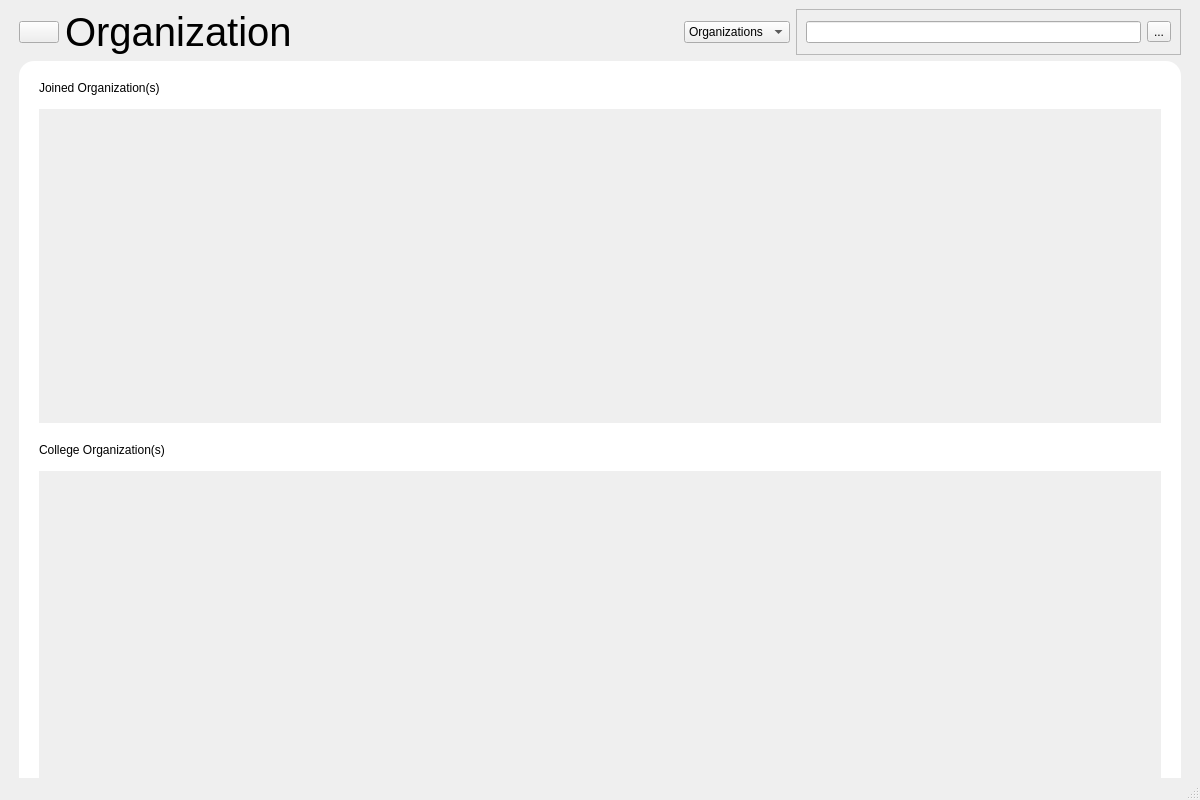
<?xml version="1.0" encoding="UTF-8"?>
<ui version="4.0">
 <class>MainWindow</class>
 <widget class="QMainWindow" name="MainWindow">
  <property name="geometry">
   <rect>
    <x>0</x>
    <y>0</y>
    <width>1200</width>
    <height>800</height>
   </rect>
  </property>
  <property name="minimumSize">
   <size>
    <width>600</width>
    <height>500</height>
   </size>
  </property>
  <property name="windowTitle">
   <string>MainWindow</string>
  </property>
  <widget class="QWidget" name="centralwidget">
   <property name="styleSheet">
    <string/>
   </property>
   <layout class="QVBoxLayout" name="verticalLayout">
    <property name="spacing">
     <number>0</number>
    </property>
    <property name="leftMargin">
     <number>10</number>
    </property>
    <property name="topMargin">
     <number>0</number>
    </property>
    <property name="rightMargin">
     <number>10</number>
    </property>
    <property name="bottomMargin">
     <number>0</number>
    </property>
    <item>
     <widget class="QStackedWidget" name="stacked_widget">
      <property name="sizePolicy">
       <sizepolicy hsizetype="Expanding" vsizetype="Expanding">
        <horstretch>0</horstretch>
        <verstretch>0</verstretch>
       </sizepolicy>
      </property>
      <property name="currentIndex">
       <number>0</number>
      </property>
      <widget class="QWidget" name="landing_page">
       <layout class="QVBoxLayout" name="verticalLayout_2">
        <item>
         <layout class="QHBoxLayout" name="horizontalLayout_2">
          <item>
           <widget class="QPushButton" name="burger_btn">
            <property name="cursor">
             <cursorShape>PointingHandCursor</cursorShape>
            </property>
            <property name="text">
             <string/>
            </property>
            <property name="icon">
             <iconset resource="../assets/org_assets.qrc">
              <normaloff>:/icons/organization/icons/burger_ic.png</normaloff>:/icons/organization/icons/burger_ic.png</iconset>
            </property>
            <property name="iconSize">
             <size>
              <width>40</width>
              <height>40</height>
             </size>
            </property>
           </widget>
          </item>
          <item>
           <widget class="QLabel" name="header_label">
            <property name="font">
             <font>
              <pointsize>30</pointsize>
              <kerning>true</kerning>
             </font>
            </property>
            <property name="text">
             <string>Organization</string>
            </property>
           </widget>
          </item>
          <item>
           <spacer name="spacerItem">
            <property name="orientation">
             <enum>Qt::Horizontal</enum>
            </property>
            <property name="sizeType">
             <enum>QSizePolicy::Expanding</enum>
            </property>
            <property name="sizeHint" stdset="0">
             <size>
              <width>332</width>
              <height>20</height>
             </size>
            </property>
           </spacer>
          </item>
          <item>
           <widget class="QComboBox" name="comboBox">
            <item>
             <property name="text">
              <string>Organizations</string>
             </property>
            </item>
            <item>
             <property name="text">
              <string>Branches</string>
             </property>
            </item>
           </widget>
          </item>
          <item>
           <widget class="QFrame" name="frame">
            <property name="frameShape">
             <enum>QFrame::StyledPanel</enum>
            </property>
            <property name="frameShadow">
             <enum>QFrame::Raised</enum>
            </property>
            <layout class="QHBoxLayout" name="horizontalLayout">
             <item>
              <widget class="QLineEdit" name="search_line"/>
             </item>
             <item>
              <widget class="QToolButton" name="search_btn">
               <property name="text">
                <string>...</string>
               </property>
               <property name="icon">
                <iconset resource="../assets/org_assets.qrc">
                 <normaloff>:/icons/organization/icons/search_ic.png</normaloff>:/icons/organization/icons/search_ic.png</iconset>
               </property>
               <property name="iconSize">
                <size>
                 <width>30</width>
                 <height>30</height>
                </size>
               </property>
              </widget>
             </item>
            </layout>
           </widget>
          </item>
         </layout>
        </item>
        <item>
         <widget class="QFrame" name="joined_container">
          <property name="enabled">
           <bool>true</bool>
          </property>
          <property name="sizePolicy">
           <sizepolicy hsizetype="Expanding" vsizetype="Expanding">
            <horstretch>0</horstretch>
            <verstretch>0</verstretch>
           </sizepolicy>
          </property>
          <property name="minimumSize">
           <size>
            <width>0</width>
            <height>400</height>
           </size>
          </property>
          <property name="maximumSize">
           <size>
            <width>16777215</width>
            <height>16777215</height>
           </size>
          </property>
          <property name="styleSheet">
           <string>QFrame {
    background-color: white;
    border-radius: 15px;
}</string>
          </property>
          <property name="frameShape">
           <enum>QFrame::StyledPanel</enum>
          </property>
          <property name="frameShadow">
           <enum>QFrame::Raised</enum>
          </property>
          <layout class="QVBoxLayout" name="verticalLayout_3">
           <property name="sizeConstraint">
            <enum>QLayout::SetNoConstraint</enum>
           </property>
           <property name="leftMargin">
            <number>20</number>
           </property>
           <property name="topMargin">
            <number>20</number>
           </property>
           <property name="rightMargin">
            <number>20</number>
           </property>
           <property name="bottomMargin">
            <number>20</number>
           </property>
           <item>
            <layout class="QVBoxLayout" name="verticalLayout_7">
             <property name="leftMargin">
              <number>0</number>
             </property>
             <property name="topMargin">
              <number>0</number>
             </property>
             <property name="rightMargin">
              <number>0</number>
             </property>
             <property name="bottomMargin">
              <number>0</number>
             </property>
             <item alignment="Qt::AlignTop">
              <widget class="QLabel" name="joined_label">
               <property name="text">
                <string>Joined Organization(s)</string>
               </property>
              </widget>
             </item>
             <item alignment="Qt::AlignTop">
              <widget class="QFrame" name="hr_line">
               <property name="maximumSize">
                <size>
                 <width>16777215</width>
                 <height>2</height>
                </size>
               </property>
               <property name="styleSheet">
                <string>QFrame {
    background-color: black;
};</string>
               </property>
               <property name="frameShape">
                <enum>QFrame::HLine</enum>
               </property>
               <property name="frameShadow">
                <enum>QFrame::Sunken</enum>
               </property>
              </widget>
             </item>
            </layout>
           </item>
           <item>
            <widget class="QScrollArea" name="joined_org_scrollable">
             <property name="styleSheet">
              <string>QScrollArea {
    background-color: white;
}</string>
             </property>
             <property name="widgetResizable">
              <bool>true</bool>
             </property>
             <widget class="QWidget" name="joined_org_scroll">
              <property name="geometry">
               <rect>
                <x>0</x>
                <y>0</y>
                <width>1118</width>
                <height>326</height>
               </rect>
              </property>
              <property name="sizePolicy">
               <sizepolicy hsizetype="Expanding" vsizetype="Expanding">
                <horstretch>0</horstretch>
                <verstretch>0</verstretch>
               </sizepolicy>
              </property>
              <layout class="QVBoxLayout" name="verticalLayout_4">
               <item>
                <layout class="QGridLayout" name="joined_org_grid">
                 <property name="sizeConstraint">
                  <enum>QLayout::SetMaximumSize</enum>
                 </property>
                 <property name="horizontalSpacing">
                  <number>20</number>
                 </property>
                 <property name="verticalSpacing">
                  <number>40</number>
                 </property>
                </layout>
               </item>
              </layout>
             </widget>
            </widget>
           </item>
          </layout>
         </widget>
        </item>
        <item>
         <spacer name="spacerItem1">
          <property name="orientation">
           <enum>Qt::Vertical</enum>
          </property>
          <property name="sizeType">
           <enum>QSizePolicy::Fixed</enum>
          </property>
          <property name="sizeHint" stdset="0">
           <size>
            <width>20</width>
            <height>10</height>
           </size>
          </property>
         </spacer>
        </item>
        <item alignment="Qt::AlignTop">
         <widget class="QFrame" name="other_container">
          <property name="sizePolicy">
           <sizepolicy hsizetype="Expanding" vsizetype="Expanding">
            <horstretch>0</horstretch>
            <verstretch>0</verstretch>
           </sizepolicy>
          </property>
          <property name="minimumSize">
           <size>
            <width>0</width>
            <height>500</height>
           </size>
          </property>
          <property name="maximumSize">
           <size>
            <width>16777215</width>
            <height>16777215</height>
           </size>
          </property>
          <property name="styleSheet">
           <string>QFrame {
    background-color: white;
    border-radius: 15px;
}</string>
          </property>
          <property name="frameShape">
           <enum>QFrame::StyledPanel</enum>
          </property>
          <property name="frameShadow">
           <enum>QFrame::Raised</enum>
          </property>
          <layout class="QVBoxLayout" name="verticalLayout_6">
           <property name="leftMargin">
            <number>20</number>
           </property>
           <property name="topMargin">
            <number>20</number>
           </property>
           <property name="rightMargin">
            <number>20</number>
           </property>
           <property name="bottomMargin">
            <number>20</number>
           </property>
           <item>
            <layout class="QVBoxLayout" name="verticalLayout_5">
             <property name="leftMargin">
              <number>0</number>
             </property>
             <property name="topMargin">
              <number>0</number>
             </property>
             <property name="rightMargin">
              <number>0</number>
             </property>
             <property name="bottomMargin">
              <number>0</number>
             </property>
             <item alignment="Qt::AlignTop">
              <widget class="QLabel" name="college_label">
               <property name="text">
                <string>College Organization(s)</string>
               </property>
              </widget>
             </item>
             <item alignment="Qt::AlignTop">
              <widget class="QFrame" name="hr_line_2">
               <property name="maximumSize">
                <size>
                 <width>16777215</width>
                 <height>2</height>
                </size>
               </property>
               <property name="styleSheet">
                <string>QFrame {
    background-color: black;
};</string>
               </property>
               <property name="frameShape">
                <enum>QFrame::HLine</enum>
               </property>
               <property name="frameShadow">
                <enum>QFrame::Sunken</enum>
               </property>
              </widget>
             </item>
            </layout>
           </item>
           <item>
            <widget class="QScrollArea" name="college_org_scrollable">
             <property name="styleSheet">
              <string>QScrollArea {
    background-color: white;
}</string>
             </property>
             <property name="widgetResizable">
              <bool>true</bool>
             </property>
             <widget class="QWidget" name="college_org_scroll">
              <property name="geometry">
               <rect>
                <x>0</x>
                <y>0</y>
                <width>1118</width>
                <height>426</height>
               </rect>
              </property>
              <property name="sizePolicy">
               <sizepolicy hsizetype="Expanding" vsizetype="Expanding">
                <horstretch>0</horstretch>
                <verstretch>0</verstretch>
               </sizepolicy>
              </property>
              <layout class="QVBoxLayout" name="verticalLayout_8">
               <item>
                <layout class="QGridLayout" name="college_org_grid">
                 <property name="sizeConstraint">
                  <enum>QLayout::SetMaximumSize</enum>
                 </property>
                 <property name="horizontalSpacing">
                  <number>20</number>
                 </property>
                 <property name="verticalSpacing">
                  <number>40</number>
                 </property>
                </layout>
               </item>
              </layout>
             </widget>
            </widget>
           </item>
          </layout>
         </widget>
        </item>
       </layout>
      </widget>
      <widget class="QWidget" name="org_details">
       <layout class="QVBoxLayout" name="verticalLayout_15">
        <item>
         <layout class="QHBoxLayout" name="header_org_details">
          <item>
           <widget class="QPushButton" name="burger_btn__details">
            <property name="cursor">
             <cursorShape>PointingHandCursor</cursorShape>
            </property>
            <property name="text">
             <string/>
            </property>
            <property name="icon">
             <iconset resource="../assets/org_assets.qrc">
              <normaloff>:/icons/organization/icons/burger_ic.png</normaloff>:/icons/organization/icons/burger_ic.png</iconset>
            </property>
            <property name="iconSize">
             <size>
              <width>40</width>
              <height>40</height>
             </size>
            </property>
           </widget>
          </item>
          <item>
           <widget class="QLabel" name="header_label_2">
            <property name="font">
             <font>
              <pointsize>30</pointsize>
              <kerning>true</kerning>
             </font>
            </property>
            <property name="text">
             <string>Organization</string>
            </property>
           </widget>
          </item>
          <item>
           <spacer name="spacerItem3">
            <property name="orientation">
             <enum>Qt::Horizontal</enum>
            </property>
            <property name="sizeHint" stdset="0">
             <size>
              <width>332</width>
              <height>20</height>
             </size>
            </property>
           </spacer>
          </item>
          <item>
           <widget class="QPushButton" name="back_btn">
            <property name="text">
             <string/>
            </property>
            <property name="icon">
             <iconset resource="../assets/org_assets.qrc">
              <normaloff>:/icons/organization/icons/Back IC.png</normaloff>:/icons/organization/icons/Back IC.png</iconset>
            </property>
            <property name="iconSize">
             <size>
              <width>30</width>
              <height>30</height>
             </size>
            </property>
           </widget>
          </item>
         </layout>
        </item>
        <item>
         <layout class="QHBoxLayout" name="horizontalLayout_6">
          <item>
           <widget class="QFrame" name="org_details_container">
            <property name="minimumSize">
             <size>
              <width>250</width>
              <height>0</height>
             </size>
            </property>
            <property name="maximumSize">
             <size>
              <width>500</width>
              <height>16777215</height>
             </size>
            </property>
            <property name="frameShape">
             <enum>QFrame::StyledPanel</enum>
            </property>
            <property name="frameShadow">
             <enum>QFrame::Raised</enum>
            </property>
            <layout class="QVBoxLayout" name="verticalLayout_10">
             <item alignment="Qt::AlignTop">
              <widget class="QLabel" name="header">
               <property name="text">
                <string>Organization Details</string>
               </property>
              </widget>
             </item>
             <item alignment="Qt::AlignTop">
              <widget class="QFrame" name="line">
               <property name="maximumSize">
                <size>
                 <width>16777215</width>
                 <height>2</height>
                </size>
               </property>
               <property name="styleSheet">
                <string>Line {
    background-color: black;
}</string>
               </property>
               <property name="frameShape">
                <enum>QFrame::HLine</enum>
               </property>
               <property name="frameShadow">
                <enum>QFrame::Sunken</enum>
               </property>
              </widget>
             </item>
             <item alignment="Qt::AlignTop">
              <widget class="QPushButton" name="status_btn">
               <property name="text">
                <string>Active</string>
               </property>
              </widget>
             </item>
             <item>
              <spacer name="spacerItem4">
               <property name="orientation">
                <enum>Qt::Vertical</enum>
               </property>
               <property name="sizeHint" stdset="0">
                <size>
                 <width>20</width>
                 <height>60</height>
                </size>
               </property>
              </spacer>
             </item>
             <item alignment="Qt::AlignHCenter|Qt::AlignVCenter">
              <widget class="QLabel" name="logo">
               <property name="minimumSize">
                <size>
                 <width>200</width>
                 <height>200</height>
                </size>
               </property>
               <property name="text">
                <string>Logo</string>
               </property>
               <property name="scaledContents">
                <bool>true</bool>
               </property>
               <property name="alignment">
                <set>Qt::AlignLeading|Qt::AlignLeft|Qt::AlignVCenter</set>
               </property>
              </widget>
             </item>
             <item>
              <spacer name="spacerItem5">
               <property name="orientation">
                <enum>Qt::Vertical</enum>
               </property>
               <property name="sizeHint" stdset="0">
                <size>
                 <width>20</width>
                 <height>60</height>
                </size>
               </property>
              </spacer>
             </item>
             <item alignment="Qt::AlignHCenter">
              <widget class="QLabel" name="org_name">
               <property name="text">
                <string>OrgName</string>
               </property>
              </widget>
             </item>
             <item>
              <widget class="QFrame" name="line_2">
               <property name="maximumSize">
                <size>
                 <width>16777215</width>
                 <height>2</height>
                </size>
               </property>
               <property name="styleSheet">
                <string>Line {
    background-color: black;
}</string>
               </property>
               <property name="frameShape">
                <enum>QFrame::HLine</enum>
               </property>
               <property name="frameShadow">
                <enum>QFrame::Sunken</enum>
               </property>
              </widget>
             </item>
             <item alignment="Qt::AlignHCenter">
              <widget class="QLabel" name="org_type">
               <property name="text">
                <string>OrgType</string>
               </property>
              </widget>
             </item>
             <item>
              <widget class="QFrame" name="derscription_container">
               <property name="frameShape">
                <enum>QFrame::StyledPanel</enum>
               </property>
               <property name="frameShadow">
                <enum>QFrame::Raised</enum>
               </property>
               <layout class="QVBoxLayout" name="verticalLayout_9">
                <item>
                 <widget class="QPushButton" name="brief_btn">
                  <property name="text">
                   <string>Brief Overview</string>
                  </property>
                 </widget>
                </item>
                <item alignment="Qt::AlignHCenter">
                 <widget class="QLabel" name="brief_label">
                  <property name="text">
                   <string>BriefContent</string>
                  </property>
                 </widget>
                </item>
                <item>
                 <widget class="QPushButton" name="obj_btn">
                  <property name="text">
                   <string>Objectives</string>
                  </property>
                 </widget>
                </item>
                <item alignment="Qt::AlignHCenter">
                 <widget class="QLabel" name="obj_label">
                  <property name="text">
                   <string>ObjectivesContent</string>
                  </property>
                 </widget>
                </item>
                <item>
                 <widget class="QPushButton" name="branch_btn">
                  <property name="text">
                   <string>Objectives</string>
                  </property>
                 </widget>
                </item>
                <item alignment="Qt::AlignHCenter">
                 <widget class="QLabel" name="obj_label_2">
                  <property name="text">
                   <string>BranchList</string>
                  </property>
                 </widget>
                </item>
               </layout>
              </widget>
             </item>
            </layout>
           </widget>
          </item>
          <item>
           <spacer name="spacerItem6">
            <property name="orientation">
             <enum>Qt::Horizontal</enum>
            </property>
            <property name="sizeType">
             <enum>QSizePolicy::Fixed</enum>
            </property>
            <property name="sizeHint" stdset="0">
             <size>
              <width>10</width>
              <height>20</height>
             </size>
            </property>
           </spacer>
          </item>
          <item>
           <widget class="QFrame" name="officers_frame">
            <property name="minimumSize">
             <size>
              <width>500</width>
              <height>0</height>
             </size>
            </property>
            <property name="frameShape">
             <enum>QFrame::StyledPanel</enum>
            </property>
            <property name="frameShadow">
             <enum>QFrame::Raised</enum>
            </property>
            <layout class="QVBoxLayout" name="verticalLayout_12">
             <item>
              <layout class="QHBoxLayout" name="horizontalLayout_3">
               <property name="leftMargin">
                <number>0</number>
               </property>
               <property name="topMargin">
                <number>0</number>
               </property>
               <property name="rightMargin">
                <number>0</number>
               </property>
               <property name="bottomMargin">
                <number>0</number>
               </property>
               <item>
                <widget class="QLabel" name="header_2">
                 <property name="text">
                  <string>Organization Officers</string>
                 </property>
                </widget>
               </item>
               <item>
                <spacer name="spacerItem7">
                 <property name="orientation">
                  <enum>Qt::Horizontal</enum>
                 </property>
                 <property name="sizeHint" stdset="0">
                  <size>
                   <width>40</width>
                   <height>20</height>
                  </size>
                 </property>
                </spacer>
               </item>
               <item>
                <widget class="QPushButton" name="view_members_btn">
                 <property name="font">
                  <font>
                   <underline>true</underline>
                  </font>
                 </property>
                 <property name="text">
                  <string>View Members</string>
                 </property>
                </widget>
               </item>
              </layout>
             </item>
             <item alignment="Qt::AlignTop">
              <widget class="QFrame" name="line_3">
               <property name="maximumSize">
                <size>
                 <width>16777215</width>
                 <height>2</height>
                </size>
               </property>
               <property name="styleSheet">
                <string>Line {
    background-color: black;
}</string>
               </property>
               <property name="frameShape">
                <enum>QFrame::HLine</enum>
               </property>
               <property name="frameShadow">
                <enum>QFrame::Sunken</enum>
               </property>
              </widget>
             </item>
             <item>
              <widget class="QScrollArea" name="officers_scroll_area">
               <property name="styleSheet">
                <string>QScrollArea {
    background-color: white;
    border: none;
};</string>
               </property>
               <property name="widgetResizable">
                <bool>true</bool>
               </property>
               <widget class="QWidget" name="scroll_area_contents">
                <property name="geometry">
                 <rect>
                  <x>0</x>
                  <y>0</y>
                  <width>478</width>
                  <height>556</height>
                 </rect>
                </property>
                <layout class="QVBoxLayout" name="verticalLayout_11">
                 <item>
                  <layout class="QGridLayout" name="officer_cards_grid">
                   <item row="0" column="1">
                    <spacer name="spacerItem8">
                     <property name="orientation">
                      <enum>Qt::Vertical</enum>
                     </property>
                     <property name="sizeHint" stdset="0">
                      <size>
                       <width>20</width>
                       <height>40</height>
                      </size>
                     </property>
                    </spacer>
                   </item>
                  </layout>
                 </item>
                </layout>
               </widget>
              </widget>
             </item>
             <item>
              <layout class="QHBoxLayout" name="horizontalLayout_4">
               <item>
                <widget class="QLabel" name="label">
                 <property name="text">
                  <string>Semester</string>
                 </property>
                </widget>
               </item>
               <item>
                <spacer name="spacerItem9">
                 <property name="orientation">
                  <enum>Qt::Horizontal</enum>
                 </property>
                 <property name="sizeHint" stdset="0">
                  <size>
                   <width>273</width>
                   <height>20</height>
                  </size>
                 </property>
                </spacer>
               </item>
               <item>
                <widget class="QComboBox" name="officer_history_dp">
                 <item>
                  <property name="text">
                   <string>Officer History</string>
                  </property>
                 </item>
                </widget>
               </item>
              </layout>
             </item>
            </layout>
           </widget>
          </item>
          <item>
           <spacer name="spacerItem10">
            <property name="orientation">
             <enum>Qt::Horizontal</enum>
            </property>
            <property name="sizeType">
             <enum>QSizePolicy::Fixed</enum>
            </property>
            <property name="sizeHint" stdset="0">
             <size>
              <width>10</width>
              <height>20</height>
             </size>
            </property>
           </spacer>
          </item>
          <item>
           <widget class="QFrame" name="events_container">
            <property name="minimumSize">
             <size>
              <width>250</width>
              <height>0</height>
             </size>
            </property>
            <property name="maximumSize">
             <size>
              <width>400</width>
              <height>16777215</height>
             </size>
            </property>
            <property name="frameShape">
             <enum>QFrame::StyledPanel</enum>
            </property>
            <property name="frameShadow">
             <enum>QFrame::Raised</enum>
            </property>
            <layout class="QVBoxLayout" name="verticalLayout_14">
             <item>
              <layout class="QHBoxLayout" name="horizontalLayout_5">
               <property name="leftMargin">
                <number>0</number>
               </property>
               <property name="topMargin">
                <number>0</number>
               </property>
               <property name="rightMargin">
                <number>0</number>
               </property>
               <property name="bottomMargin">
                <number>0</number>
               </property>
               <item>
                <widget class="QLabel" name="header_3">
                 <property name="text">
                  <string>Upcoming Events</string>
                 </property>
                </widget>
               </item>
               <item>
                <spacer name="spacerItem11">
                 <property name="orientation">
                  <enum>Qt::Horizontal</enum>
                 </property>
                 <property name="sizeHint" stdset="0">
                  <size>
                   <width>40</width>
                   <height>20</height>
                  </size>
                 </property>
                </spacer>
               </item>
               <item>
                <widget class="QPushButton" name="calendar_btn">
                 <property name="font">
                  <font>
                   <underline>false</underline>
                  </font>
                 </property>
                 <property name="text">
                  <string/>
                 </property>
                 <property name="icon">
                  <iconset resource="../assets/org_assets.qrc">
                   <normaloff>:/icons/organization/icons/calendar.png</normaloff>:/icons/organization/icons/calendar.png</iconset>
                 </property>
                 <property name="iconSize">
                  <size>
                   <width>30</width>
                   <height>30</height>
                  </size>
                 </property>
                </widget>
               </item>
              </layout>
             </item>
             <item>
              <widget class="QFrame" name="line_4">
               <property name="maximumSize">
                <size>
                 <width>16777215</width>
                 <height>2</height>
                </size>
               </property>
               <property name="styleSheet">
                <string>Line {
    background-color: black;
}</string>
               </property>
               <property name="frameShape">
                <enum>QFrame::HLine</enum>
               </property>
               <property name="frameShadow">
                <enum>QFrame::Sunken</enum>
               </property>
              </widget>
             </item>
             <item>
              <layout class="QVBoxLayout" name="verticalLayout_13">
               <item>
                <spacer name="spacerItem12">
                 <property name="orientation">
                  <enum>Qt::Vertical</enum>
                 </property>
                 <property name="sizeHint" stdset="0">
                  <size>
                   <width>20</width>
                   <height>578</height>
                  </size>
                 </property>
                </spacer>
               </item>
              </layout>
             </item>
            </layout>
           </widget>
          </item>
         </layout>
        </item>
       </layout>
      </widget>
      <widget class="QWidget" name="page"/>
     </widget>
    </item>
   </layout>
  </widget>
  <widget class="QMenuBar" name="menubar">
   <property name="geometry">
    <rect>
     <x>0</x>
     <y>0</y>
     <width>1200</width>
     <height>26</height>
    </rect>
   </property>
  </widget>
  <widget class="QStatusBar" name="statusbar"/>
 </widget>
 <resources>
  <include location="../assets/org_assets.qrc"/>
 </resources>
 <connections/>
</ui>
